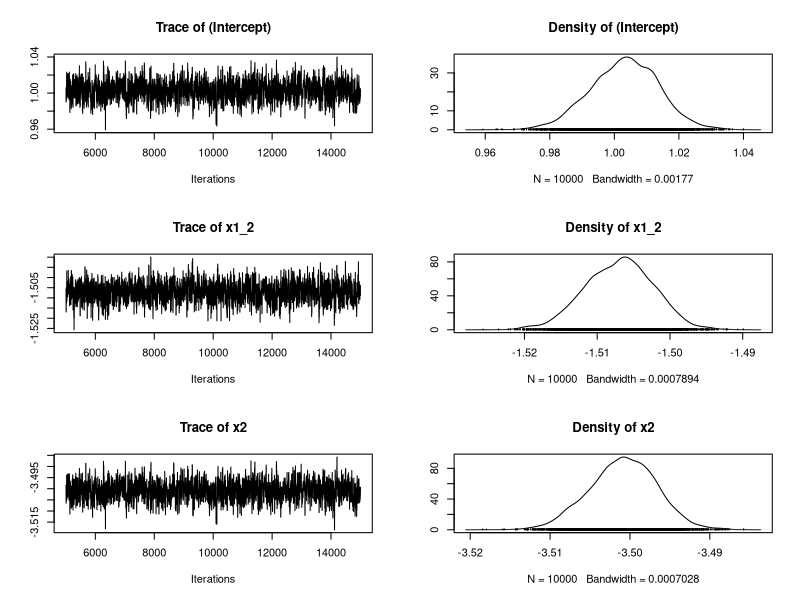

The R source for this figure:
# From Bayesian Models for Astrophysical Data 
# by Hilbe, de Souza & Ishida, 2017, Cambridge Univ. Press

#  from Code 6.2 Synthetic Poisson data and model in R: 
#               binary and continuous predictors

set.seed(18472)
nobs <- 750

x1_2 <- rbinom(nobs,size=1,prob=0.7)
x2 <- rnorm(nobs,0,1)
xb <- 1 - 1.5*x1_2 - 3.5*x2

exb <- exp(xb)
py <- rpois(nobs, exb)
pois <- data.frame(py, x1_2, x2)

# Code 6.3 - Bayesian Poisson model using R

library(MCMCpack)

mypoisL <- MCMCpoisson(py ~ x1_2 + x2,
                       burnin = 5000,
                       mcmc = 10000,
                       data = pois)
 
summary(mypoisL)

plot(mypoisL)
